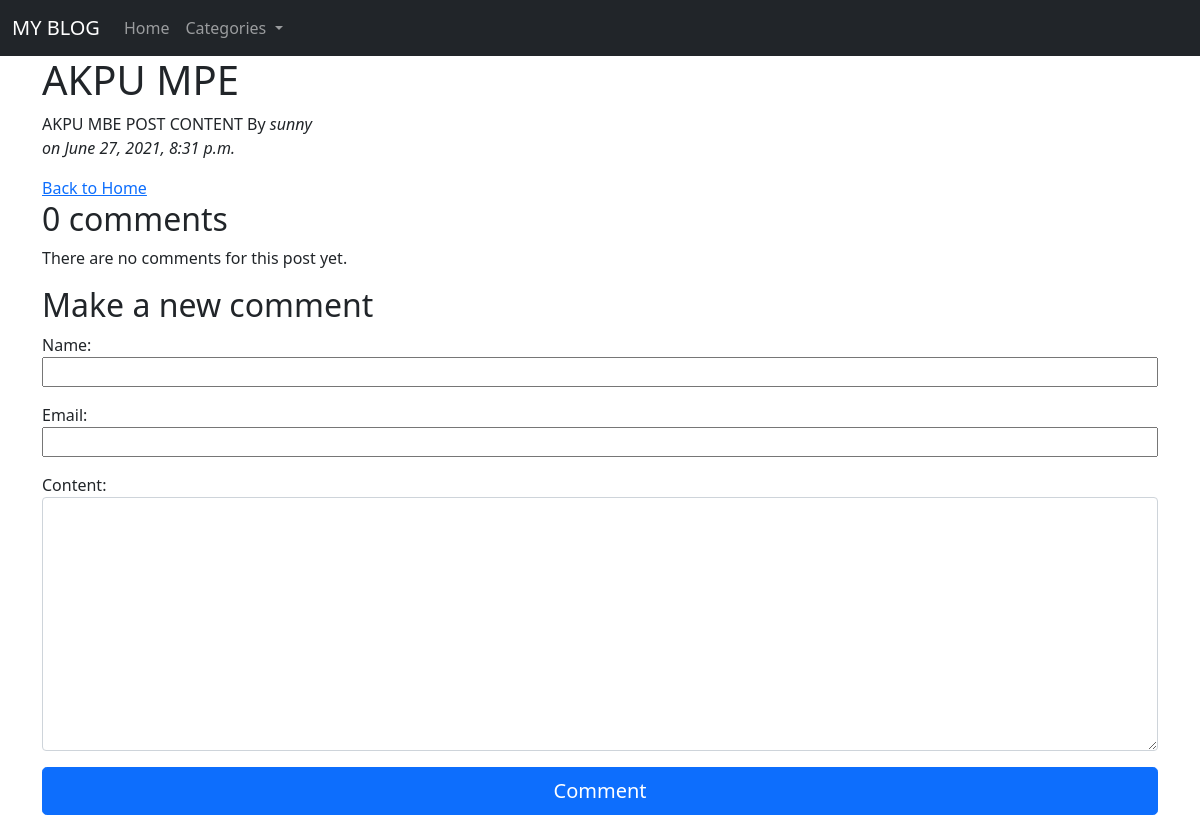
Screenshot of /akpu-mpe/ with the database file from the repository.
### blog/models.py (models this page shows, shortened)
class Post(models.Model):
    title = models.CharField(max_length=250)
    category = models.ForeignKey(Category, on_delete=models.PROTECT, default=1)
    slug = models.SlugField(max_length=250, unique_for_date='published_date')
    published_date = models.DateTimeField(default=timezone.now)
    author = models.ForeignKey(User, on_delete=models.CASCADE, related_name='blog_posts')
    content = models.TextField()
    status = models.CharField(max_length=10, choices=choices, default='draft')
    objects = models.Manager()
    published_posts = PublishedPostManager()
    class Meta:
        ordering = ('-published_date',)

### blog/views.py (the view)
# urls.py: path('<slug:slug>/', views.detail, name='blog_detail'),
def detail(request, slug):
    post = get_object_or_404(Post, slug=slug)
    comments = post.comments.filter(status=True, )
    user_comments = None
    if request.method == 'POST':
        comment_form = CommentForm(request.POST)
        if comment_form.is_valid():
            user_comments = comment_form.save(commit=False)
            user_comments.post = post
            user_comments.save()
            return HttpResponseRedirect(post.get_absolute_url())
    else:
        comment_form = CommentForm()
    return render(request, 'blog/detail.html',  {
        'post': post ,
        'comments': user_comments,
        'comments': comments,
        'comment_form': comment_form
        })

### blog/forms.py
class CommentForm(forms.ModelForm):
    class Meta:
        model = Comment
        fields = ('name', 'email', 'content')
        widgets = {
            'name': forms.TextInput(attrs={
                'class': 'col-sm-12'
            }),
            'email': forms.TextInput(attrs={
                'class': 'col-sm-12'
            }),
            'content': forms.Textarea(attrs={
                'class': 'form-control'
            })
        }

### blog/views.py (called while the page is built)
def category_list(request):
    category_list = Category.objects.exclude(name='Default')
    context =  {'category_list': category_list,}
    return context

### blog/templates/blog/detail.html (shortened to what this page needs)
{% extends 'blog/_base.html' %}
{% block content %}
    <div class="row justify-content-md-center">
        <div class="col-md-12">
                <div class="col-12"><h1>{{ post.title }}</h1></a></div>
                <div class="col-12"><p>{{ post.content|safe}}
                By <i>{{ post.author }}</i> <br> <em> on {{ post.published_date }}</em>
                </p>
                </div>
                <a href="{% url 'blog_home' %}">Back to Home</a><br>
        </div>
    <div class="col-md-12">
        {% with comments.count as total_comments %}
        <h2>
            {{ total_comments }} comment{{ total_comments|pluralize }}
        </h2>
        {% endwith %}
        {% for comment in comments %}
            Comment {{ forloop.counter }} by {{ comment.name }}
            on {{ comment.publish }}
            {{ comment.content|linebreaks }}
        {% empty %}
            <p>There are no comments for this post yet.</p>
        {% endfor %}
        <h2>Make a new comment</h2>
        <form id="myForm" method="post">
            {{ comment_form.as_p }}
            <button type="submit" class="btn btn-primary btn-lg col-12">Comment</button>
        </form>
    </div>
</div>
{% endblock content %}

### rows the page displays
Post: title "AKPU MPE", content "AKPU MBE POST CONTENT", author "sunny", published_date "June 27, 2021, 8:31 p.m."

### other values shown
{{ total_comments }} "0"
